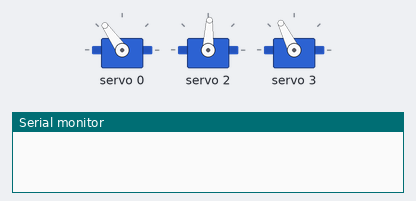
A sketch run on a simulated Arduino Uno, built with avr-gcc and run on an emulated ATmega328P. Shown: 3 × servo, the last lines printed to the serial monitor.

Above: at 0.05 s.
At 1.0 s:
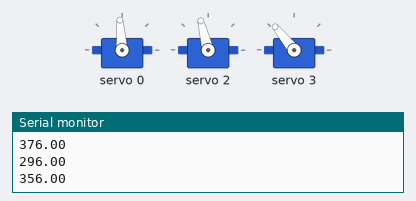
At 1.5 s:
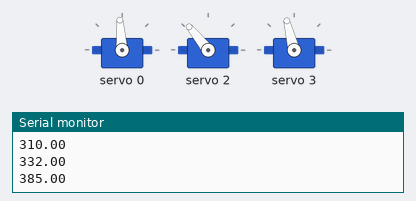
At 2.0 s:
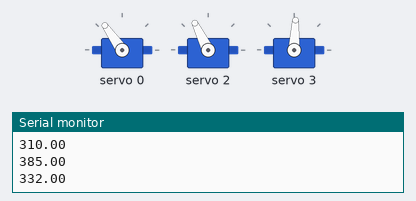
Timing chart, 0 to 4.7 s (numbered marks = the images above):
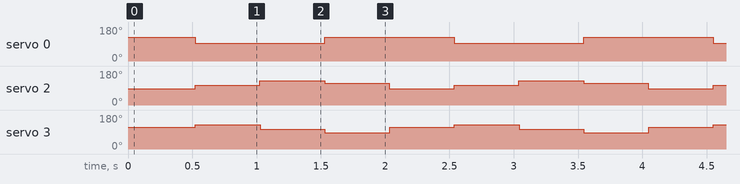

The sketch:

run25May_delta_circle3loop.ino
```cpp
#include <Wire.h>
#include <Adafruit_PWMServoDriver.h>
#include <math.h>

Adafruit_PWMServoDriver srituhobby = Adafruit_PWMServoDriver();

#define servoMIN 130
#define servoMAX 530
// servolarin 0 derece oldugu konum 270 pwm olarak elle hesaplandi
// boylece servomin ve servomax acilarini -63 ve servomaxi 117 olarak hesapladik

int servo1 = 0;
int servo2 = 2;
int servo3 = 3;

//int ii = 450;

// circle variables
float rc = 40; // radius of the circle
float tt = 1; // time step
float b0 = 100, b1 = 110, b2 = 196, b7 = 42, h0 = 500, h7 = 0; // dimensions of robot
const int numPoints = 4; // number of points on the circle
//float numPoints = 2 * M_PI / tt; // number of points on the circle
float teta[numPoints]; // angle
float p[3][numPoints]; // position

float beta[3] = {0, 2*M_PI/3, -2*M_PI/3};
float u1[3] = {1, 0, 0}, u2[3] = {0, 1, 0}, u3[3] = {0, 0, 1}; // unit vectors
float phi_k[3], Yk[3];
float th_k[3][numPoints];
float th_k0[3];
float theta_1[numPoints] , theta_2[numPoints], theta_3[numPoints];
float theta1 , theta2, theta3;
float rk[3][numPoints];
float rk1, rk2, rk3;
float anglesin, anglecos;
float Fk;
float sigma1 = 1, sigma2 = -1;
int count = 0;
float a = 50; // one length of the square in mm
float b;
void setup() {
  Serial.begin(9600);
  srituhobby.begin();
  srituhobby.setPWMFreq(50);

  //Inverse kinematics
  // Calculate the circle points
// movement of square
  b = (a*sqrt(2))/2;
  p[0][0] = -b, p[1][0] = b, p[2][0] = 320;
  p[0][1] = b, p[1][1] = b, p[2][1] = 320;
  p[0][2] = b, p[1][2] = -b, p[2][2] = 320;
  p[0][3] = -b, p[1][3] = -b, p[2][3] = 320;

 for (int in = 0; in < numPoints; in++) {
//    teta[in] = -M_PI + in * tt;
//    p[0][in] = rc * cos(teta[in]);
//    p[1][in] = rc * sin(teta[in]);
//    p[2][in] = 320;

  for (int i = 0; i < 3; i++) {
    float Rot3b[3][3] = {cos(-beta[i]), -sin(-beta[i]), 0, sin(-beta[i]), cos(-beta[i]), 0, 0, 0, 1};

    for (int j = 0; j < 3; j++) {
      rk[j][in] = Rot3b[j][0]*p[0][in] + Rot3b[j][1]*p[1][in] + Rot3b[j][2]*p[2][in] - u1[j]*(b0-b7) - u3[j]*(h0-h7);
    }

    rk1 = rk[0][in]*u1[0] + rk[1][in]*u1[1] + rk[2][in]*u1[2];
    rk2 = rk[0][in]*u2[0] + rk[1][in]*u2[1] + rk[2][in]*u2[2];
    rk3 = rk[0][in]*u3[0] + rk[1][in]*u3[1] + rk[2][in]*u3[2];

    anglesin = rk2;
    anglecos = sigma1*sqrt(pow(b2, 2) - pow(rk2, 2));
    phi_k[i] = atan2(anglesin, anglecos)*180/M_PI;

    Fk = (pow(rk1, 2) + pow(rk2, 2) + pow(rk3, 2) + pow(b1, 2) - pow(b2, 2))/(2*b1);

    th_k0[i] = -atan2(rk3, rk1)*180/M_PI;
    Yk[i]  = atan2(sqrt(pow(rk1 , 2) + pow(rk3 , 2) - pow(Fk , 2)), Fk )*180/M_PI;
    th_k[i][in] = th_k0[i] + sigma2*Yk[i];

    //thstr_k[i][in] = -atan2(sigma1*(rk3[in]+b1*sin(th_k[i][in]*M_PI/180)), sigma1*(rk1[in]-b1*cos(th_k[i][in]*M_PI/180)))*180/M_PI;
    //thprime_k[i][in] = thstr_k[i][in] - th_k[i][in];
    }
    theta_1[in] = map(th_k[0][in], -63, 117 ,servoMIN, servoMAX);
    theta_2[in] = map(th_k[1][in], -63, 117 ,servoMIN, servoMAX);
    theta_3[in] = map(th_k[2][in], -63, 117 ,servoMIN, servoMAX);
  }

  // Serial.print("theta 1 yeni:");
  // Serial.println(theta_1[0]);
  // Serial.print("theta 2 yeniii:");
  // Serial.println(theta_2[0]);
  // Serial.print("theta 3 yeniii:");
  // Serial.println(theta_3[0]);
  // Serial.println(th_k[0][0]);
  // Serial.println(th_k[1][0]);
  // Serial.println(th_k[2][0]);

}

void loop() {

  //if (count<6){
    for(int ix = 0; ix < 4; ix++) { //use numPoints instead of 8 later on

      srituhobby.setPWM(servo1, 0, theta_1[ix]);
      srituhobby.setPWM(servo2, 0, theta_2[ix]);
      srituhobby.setPWM(servo3, 0, theta_3[ix]);

      //Serial.println(th_k[0][ix]);
      //Serial.println(th_k[1][ix]);
      //Serial.println(th_k[2][ix]);
      delay(500); // remove the delay later on

      Serial.println(theta_1[ix]);
      Serial.println(theta_2[ix]);
      Serial.println(theta_3[ix]);

    }
//  count = count + 1;
//  Serial.print("count of cycle is:");
//  Serial.println(count);
//  }
//  else {
//    exit(0);
//  }
}
```

Measured:
- by itself, servo 0: alternates 125° for 1.0 s and 94° for 1.0 s
- by itself, servo 2: repeats every 2.0 s: 129° 0.50 s, 116° 0.50 s, 87° 0.50 s, 104° 0.50 s
- by itself, servo 3: repeats every 2.0 s: 104° 0.50 s, 87° 0.50 s, 116° 0.50 s, 129° 0.50 s
